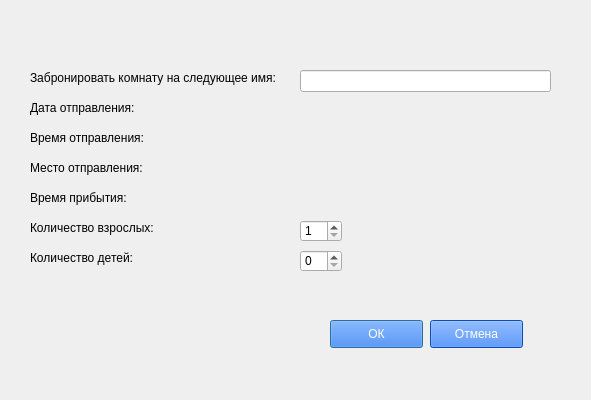
<?xml version="1.0" encoding="UTF-8"?>
<ui version="4.0">
 <class>book_window</class>
 <widget class="QDialog" name="book_window">
  <property name="geometry">
   <rect>
    <x>0</x>
    <y>0</y>
    <width>591</width>
    <height>400</height>
   </rect>
  </property>
  <property name="windowTitle">
   <string>Dialog</string>
  </property>
  <widget class="QLabel" name="label">
   <property name="geometry">
    <rect>
     <x>30</x>
     <y>70</y>
     <width>291</width>
     <height>16</height>
    </rect>
   </property>
   <property name="text">
    <string>Забронировать комнату на следующее имя:</string>
   </property>
  </widget>
  <widget class="QLineEdit" name="name">
   <property name="geometry">
    <rect>
     <x>300</x>
     <y>70</y>
     <width>251</width>
     <height>22</height>
    </rect>
   </property>
  </widget>
  <widget class="QLabel" name="label_2">
   <property name="geometry">
    <rect>
     <x>30</x>
     <y>100</y>
     <width>131</width>
     <height>16</height>
    </rect>
   </property>
   <property name="text">
    <string>Дата отправления:</string>
   </property>
  </widget>
  <widget class="QLabel" name="date">
   <property name="geometry">
    <rect>
     <x>300</x>
     <y>100</y>
     <width>141</width>
     <height>16</height>
    </rect>
   </property>
   <property name="text">
    <string/>
   </property>
  </widget>
  <widget class="QLabel" name="label_4">
   <property name="geometry">
    <rect>
     <x>30</x>
     <y>130</y>
     <width>131</width>
     <height>16</height>
    </rect>
   </property>
   <property name="text">
    <string>Время отправления:</string>
   </property>
  </widget>
  <widget class="QLabel" name="label_5">
   <property name="geometry">
    <rect>
     <x>30</x>
     <y>160</y>
     <width>131</width>
     <height>16</height>
    </rect>
   </property>
   <property name="text">
    <string>Место отправления:</string>
   </property>
  </widget>
  <widget class="QLabel" name="label_6">
   <property name="geometry">
    <rect>
     <x>30</x>
     <y>190</y>
     <width>131</width>
     <height>16</height>
    </rect>
   </property>
   <property name="text">
    <string>Время прибытия:</string>
   </property>
  </widget>
  <widget class="QLabel" name="departure_time">
   <property name="geometry">
    <rect>
     <x>300</x>
     <y>130</y>
     <width>241</width>
     <height>16</height>
    </rect>
   </property>
   <property name="text">
    <string/>
   </property>
  </widget>
  <widget class="QLabel" name="departure_place">
   <property name="geometry">
    <rect>
     <x>300</x>
     <y>160</y>
     <width>251</width>
     <height>16</height>
    </rect>
   </property>
   <property name="text">
    <string/>
   </property>
  </widget>
  <widget class="QLabel" name="arrivel_time">
   <property name="geometry">
    <rect>
     <x>300</x>
     <y>190</y>
     <width>251</width>
     <height>16</height>
    </rect>
   </property>
   <property name="text">
    <string/>
   </property>
  </widget>
  <widget class="QLabel" name="label_7">
   <property name="geometry">
    <rect>
     <x>30</x>
     <y>220</y>
     <width>131</width>
     <height>16</height>
    </rect>
   </property>
   <property name="text">
    <string>Количество взрослых:</string>
   </property>
  </widget>
  <widget class="QLabel" name="label_11">
   <property name="geometry">
    <rect>
     <x>30</x>
     <y>250</y>
     <width>131</width>
     <height>16</height>
    </rect>
   </property>
   <property name="text">
    <string>Количество детей:</string>
   </property>
  </widget>
  <widget class="QLabel" name="label_12">
   <property name="geometry">
    <rect>
     <x>30</x>
     <y>10</y>
     <width>521</width>
     <height>51</height>
    </rect>
   </property>
   <property name="text">
    <string/>
   </property>
  </widget>
  <widget class="QPushButton" name="pushButton">
   <property name="geometry">
    <rect>
     <x>330</x>
     <y>320</y>
     <width>93</width>
     <height>28</height>
    </rect>
   </property>
   <property name="styleSheet">
    <string notr="true">color: white;
background-color:rgb(15, 107, 255)</string>
   </property>
   <property name="text">
    <string>ОК</string>
   </property>
  </widget>
  <widget class="QPushButton" name="pushButton_2">
   <property name="geometry">
    <rect>
     <x>430</x>
     <y>320</y>
     <width>93</width>
     <height>28</height>
    </rect>
   </property>
   <property name="styleSheet">
    <string notr="true">color: white;
background-color:rgb(15, 107, 255)</string>
   </property>
   <property name="text">
    <string>Отмена</string>
   </property>
  </widget>
  <widget class="QLabel" name="info">
   <property name="geometry">
    <rect>
     <x>40</x>
     <y>365</y>
     <width>491</width>
     <height>21</height>
    </rect>
   </property>
   <property name="styleSheet">
    <string notr="true">color: red</string>
   </property>
   <property name="text">
    <string/>
   </property>
  </widget>
  <widget class="QSpinBox" name="adults">
   <property name="geometry">
    <rect>
     <x>300</x>
     <y>220</y>
     <width>42</width>
     <height>22</height>
    </rect>
   </property>
   <property name="styleSheet">
    <string notr="true"/>
   </property>
   <property name="minimum">
    <number>1</number>
   </property>
  </widget>
  <widget class="QSpinBox" name="children">
   <property name="geometry">
    <rect>
     <x>300</x>
     <y>250</y>
     <width>42</width>
     <height>22</height>
    </rect>
   </property>
  </widget>
  <widget class="QLabel" name="mainpicture">
   <property name="geometry">
    <rect>
     <x>0</x>
     <y>0</y>
     <width>611</width>
     <height>411</height>
    </rect>
   </property>
   <property name="text">
    <string/>
   </property>
  </widget>
  <zorder>mainpicture</zorder>
  <zorder>label</zorder>
  <zorder>name</zorder>
  <zorder>label_2</zorder>
  <zorder>date</zorder>
  <zorder>label_4</zorder>
  <zorder>label_5</zorder>
  <zorder>label_6</zorder>
  <zorder>departure_time</zorder>
  <zorder>departure_place</zorder>
  <zorder>arrivel_time</zorder>
  <zorder>label_7</zorder>
  <zorder>label_11</zorder>
  <zorder>label_12</zorder>
  <zorder>pushButton</zorder>
  <zorder>pushButton_2</zorder>
  <zorder>info</zorder>
  <zorder>adults</zorder>
  <zorder>children</zorder>
 </widget>
 <resources/>
 <connections/>
</ui>
